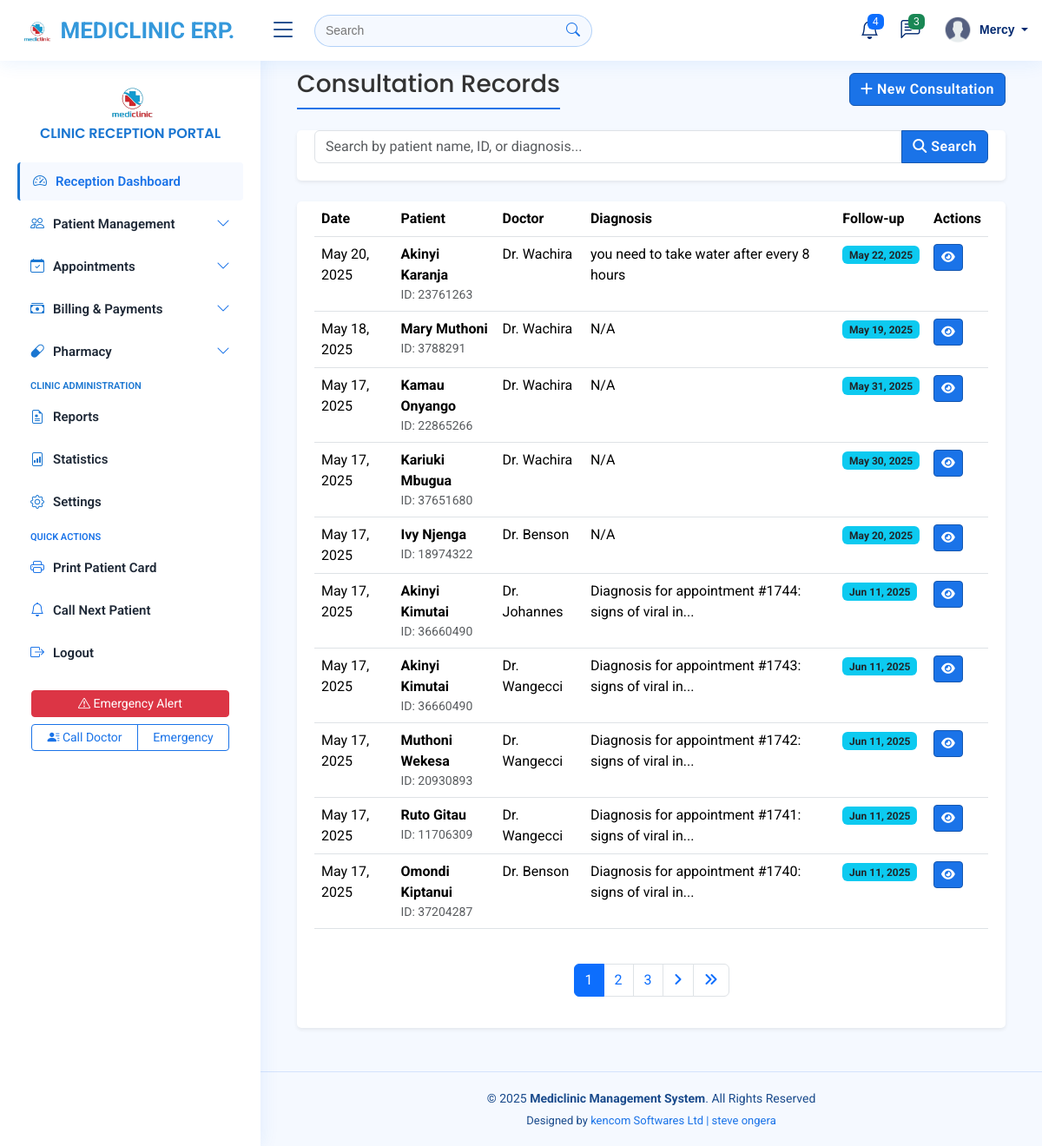
The app's page /consultations/ (signed in), older data.
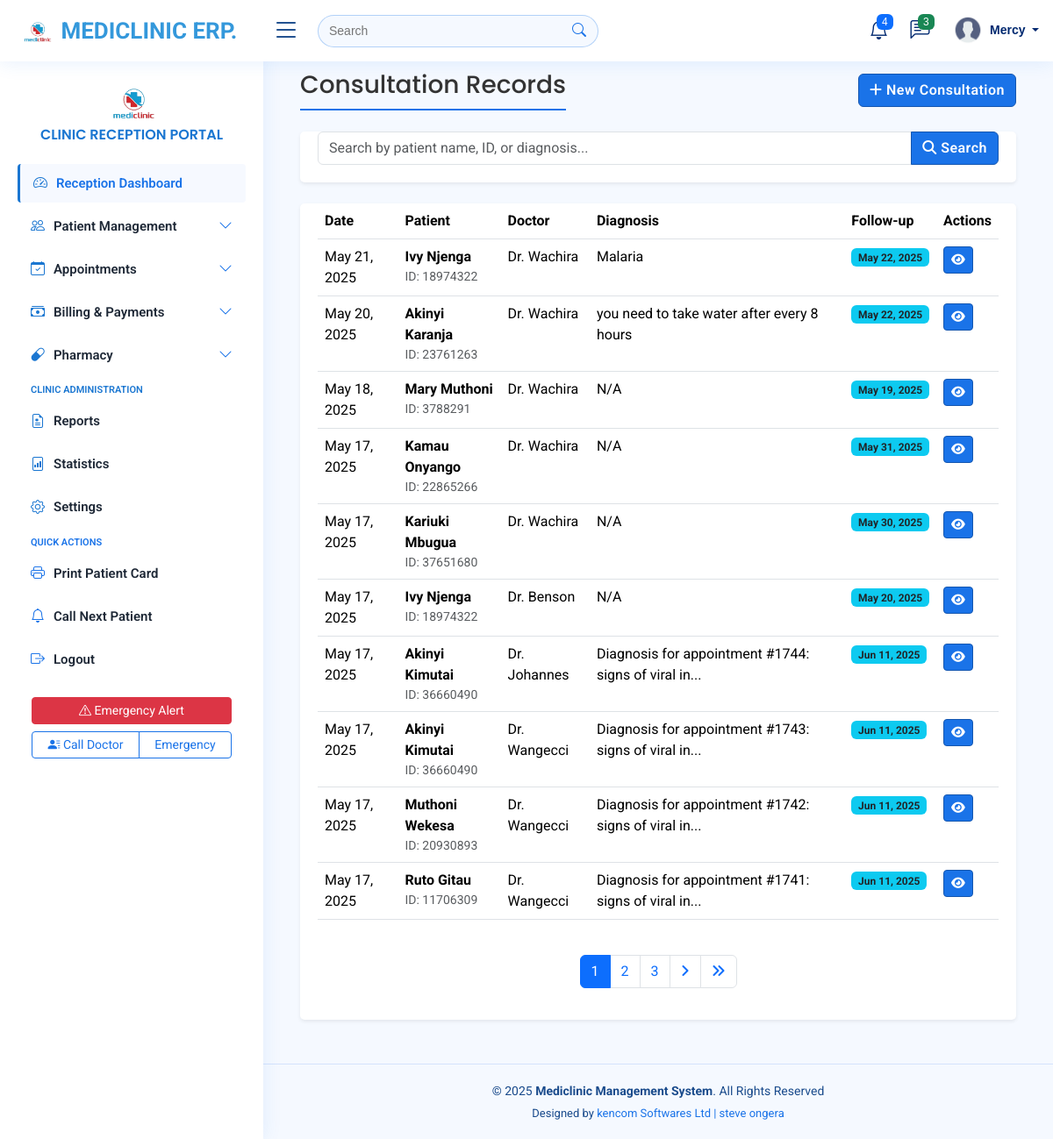
The same page, newer data.
### myapplication/models.py (models this page shows, shortened)
class User(AbstractUser):
    USER_TYPE_CHOICES = (
        ('ADMIN', 'Administrator'),
        ('DOCTOR', 'Doctor'),
        ('RECEPTIONIST', 'Receptionist'),
    )
    user_type = models.CharField(max_length=12, choices=USER_TYPE_CHOICES)
    phone_number = models.CharField(max_length=15, blank=True, null=True)
    specialization = models.CharField(max_length=100, blank=True, null=True)  # For doctors
    license_number = models.CharField(max_length=50, blank=True, null=True)  # For doctors
    is_active = models.BooleanField(default=True)

class Consultation(models.Model):
    appointment = models.OneToOneField(Appointment, on_delete=models.CASCADE)
    diagnosis = models.TextField()
    diseases = models.ManyToManyField(Disease, blank=True)
    notes = models.TextField(blank=True, null=True)
    follow_up_date = models.DateField(blank=True, null=True)
    follow_up_notes = models.TextField(blank=True, null=True)
    consultation_code = models.CharField(max_length=10, blank=True, null=True, unique=True)
    created_at = models.DateTimeField(auto_now_add=True)
    updated_at = models.DateTimeField(auto_now=True)

class Appointment(models.Model):
    STATUS_CHOICES = (
        ('SCHEDULED', 'Scheduled'),
        ('IN_PROGRESS', 'In Progress'),
        ('COMPLETED', 'Completed'),
        ('CANCELLED', 'Cancelled'),
        ('NO_SHOW', 'No Show'),
    )
    patient = models.ForeignKey(Patient, on_delete=models.CASCADE)
    doctor = models.ForeignKey(User, on_delete=models.CASCADE, limit_choices_to={'user_type': 'DOCTOR'})
    receptionist = models.ForeignKey(User, on_delete=models.SET_NULL, null=True, blank=True, related_name='booked_appointments', limit_choices_to={'user_type': 'RECEPTIONIST'})
    scheduled_time = models.DateTimeField()
    end_time = models.DateTimeField(blank=True, null=True)
    status = models.CharField(max_length=20, choices=STATUS_CHOICES, default='SCHEDULED')
    reason = models.TextField()
    symptoms = models.TextField(blank=True, null=True)
    created_at = models.DateTimeField(auto_now_add=True)
    updated_at = models.DateTimeField(auto_now=True)
    class Meta:
        ordering = ['scheduled_time']

class Patient(models.Model):
    GENDER_CHOICES = (
        ('M', 'Male'),
        ('F', 'Female'),
        ('O', 'Other'),
    )
    first_name = models.CharField(max_length=100)
    last_name = models.CharField(max_length=100)
    date_of_birth = models.DateField()
    gender = models.CharField(max_length=1, choices=GENDER_CHOICES)
    id_number = models.CharField(max_length=20, unique=True)
    phone_number = models.CharField(max_length=15)
    email = models.EmailField(blank=True, null=True)
    address = models.TextField(blank=True, null=True)
    blood_type = models.CharField(max_length=5, blank=True, null=True)
    allergies = models.TextField(blank=True, null=True)
    created_at = models.DateTimeField(auto_now_add=True)
    updated_at = models.DateTimeField(auto_now=True)
    class Meta:
        ordering = ['-created_at']

### myapplication/views.py (the view, shortened to what this page needs)
# urls.py: path('consultations/', views.consultation_list, name='consultation_list'),
@login_required
def consultation_list(request):
    search_query = request.GET.get('search', '')
    consultations = Consultation.objects.select_related(
        'appointment',
        'appointment__patient',
        'appointment__doctor'
    ).order_by('-created_at')
    paginator = Paginator(consultations, 10)  # Show 10 consultations per page
    page_number = request.GET.get('page')
    page_obj = paginator.get_page(page_number)
    context = {
        'page_obj': page_obj,
        'search_query': search_query,
    }
    return render(request, 'consultations/consultation_list.html', context)

### templates/consultations/consultation_list.html (shortened to what this page needs)
{% extends 'base/base.html' %}
{% load static %}
{% block content %}
<div class="container-fluid">
    <div class="d-sm-flex align-items-center justify-content-between mb-4">
        <h1 class="h3 mb-0 text-gray-800">Consultation Records</h1>
        <a href="{% url 'new_consultation' %}" class="btn btn-primary">
            <i class="fas fa-plus"></i> New Consultation
        </a>
    </div>
    <div class="card shadow-sm mb-4">
        <div class="card-body">
            <form method="get" class="form-inline">
                <div class="input-group search-box">
                    <input type="text" class="form-control" name="search"
                           placeholder="Search by patient name, ID, or diagnosis..."
                           value="{{ search_query }}">
                    <button class="btn btn-primary" type="submit">
                        <i class="fas fa-search"></i> Search
                    </button>
                </div>
            </form>
        </div>
    </div>
    <div class="card shadow-sm">
        <div class="card-body">
            <div class="table-responsive">
                <table class="table table-hover">
                    <thead>
                        <tr>
                            <th>Date</th>
                            <th>Patient</th>
                            <th>Doctor</th>
                            <th>Diagnosis</th>
                            <th>Follow-up</th>
                            <th>Actions</th>
                        </tr>
                    </thead>
                    <tbody>
                        {% for consultation in page_obj %}
                        <tr>
                            <td>{{ consultation.created_at|date:"M d, Y" }}</td>
                            <td>
                                <strong>{{ consultation.appointment.patient.first_name }} {{ consultation.appointment.patient.last_name }}</strong>
                                <div class="text-muted small">ID: {{ consultation.appointment.patient.id_number }}</div>
                            </td>
                            <td>Dr. {{ consultation.appointment.doctor.last_name }}</td>
                            <td>
                                {% if consultation.diagnosis|length > 50 %}
                                    {{ consultation.diagnosis|slice:":50" }}...
                                {% else %}
                                    {{ consultation.diagnosis }}
                                {% endif %}
                            </td>
                            <td>
                                {% if consultation.follow_up_date %}
                                    <span class="badge badge-status bg-info text-dark">
                                        {{ consultation.follow_up_date|date:"M d, Y" }}
                                    </span>
                                {% else %}
                                    <span class="text-muted">None</span>
                                {% endif %}
                            </td>
                            <td>
                                <a href="{% url 'consultation_detail' consultation.id %}"
                                   class="btn btn-sm btn-primary action-btn"
                                   title="View">
                                    <i class="fas fa-eye"></i>
                                </a>
                            </td>
                        </tr>
                        {% endfor %}
                    </tbody>
                </table>
            </div>
            {% if page_obj.paginator.num_pages > 1 %}
            <nav aria-label="Page navigation">
                <ul class="pagination justify-content-center mt-4">
                    {% for num in page_obj.paginator.page_range %}
                        {% if page_obj.number == num %}
                        <li class="page-item active">
                            <a class="page-link" href="#">{{ num }}</a>
                        </li>
                        {% elif num > page_obj.number|add:'-3' and num < page_obj.number|add:'3' %}
                        <li class="page-item">
                            <a class="page-link" href="?page={{ num }}{% if search_query %}&search={{ search_query }}{% endif %}">{{ num }}</a>
                        </li>
                        {% endif %}
                    {% endfor %}
                    {% if page_obj.has_next %}
                    <li class="page-item">
                        <a class="page-link" href="?page={{ page_obj.next_page_number }}{% if search_query %}&search={{ search_query }}{% endif %}">
                            <i class="fas fa-angle-right"></i>
                        </a>
                    </li>
                    <li class="page-item">
                        <a class="page-link" href="?page={{ page_obj.paginator.num_pages }}{% if search_query %}&search={{ search_query }}{% endif %}">
                            <i class="fas fa-angle-double-right"></i>
                        </a>
                    </li>
                    {% endif %}
                </ul>
            </nav>
            {% endif %}
        </div>
    </div>
</div>
{% endblock %}

### templates/base/navbar.html (shortened to what this page needs)
{% load static %}
<header id="header" class="header fixed-top d-flex align-items-center">
    <div class="d-flex align-items-center justify-content-between">
      {% if request.user.is_staff %}
        <a href="#" class="logo d-flex align-items-center">
        {% else %}
        <a href="#" class="logo d-flex align-items-center">
      {% endif %}
        <img src="{% static 'assets/img/mediclinic-logo.png'%}" alt="">
           <span class="d-none d-lg-block" style="font-family: 'Roboto', sans-serif; font-weight: 700; color: #3498db;">MEDICLINIC ERP.</span>
      </a>
      <i class="bi bi-list toggle-sidebar-btn"></i>
    </div>
    <div class="search-bar">
      <form class="search-form d-flex align-items-center"  action="/">
        <input type="text" name="query" placeholder="Search" title="Enter search keyword">
        <button type="submit" title="Search"><i class="bi bi-search"></i></button>
      </form>
    </div>
    <nav class="header-nav ms-auto">
      <ul class="d-flex align-items-center">
        <li class="nav-item dropdown">
          <a class="nav-link nav-icon" href="#" data-bs-toggle="dropdown">
            <i class="bi bi-bell"></i>
            <span class="badge bg-primary badge-number">4</span>
          </a>
            </li>
          </ul>
        <li class="nav-item dropdown">
          <a class="nav-link nav-icon" href="#" data-bs-toggle="dropdown">
            <i class="bi bi-chat-left-text"></i>
            <span class="badge bg-success badge-number">3</span>
          </a>
        </li>
        <li class="nav-item dropdown pe-3">
          <a class="nav-link nav-profile d-flex align-items-center pe-0" href="#" data-bs-toggle="dropdown">
            <img src="{% static 'assets/img/profile.png'%}" alt="Profile" class="rounded-circle">
            <span class="d-none d-md-block dropdown-toggle ps-2">
              {% if user.is_authenticated %}
                  {{ user.first_name }}
              {% else %}
                  Admin
              {% endif %}
            </span>
          </a>
        </li>
    </nav>
  </header>

Row changes from the older to the newer data that the page shows:
no longer on this page (row unchanged): Consultation: created_at "May 17, 2025", appointment.patient.first_name "Omondi", appointment.patient.last_name "Kiptanui", appointment.patient.id_number "37204287", appointment.doctor.last_name "Benson", diagnosis "Diagnosis for appointment #1740: signs of viral in", follow_up_date "Jun 11, 2025"
added Consultation: created_at "May 21, 2025", appointment.patient.first_name "Ivy", appointment.patient.last_name "Njenga", appointment.patient.id_number "18974322", appointment.doctor.last_name "Wachira", diagnosis "Malaria", follow_up_date "May 22, 2025"
